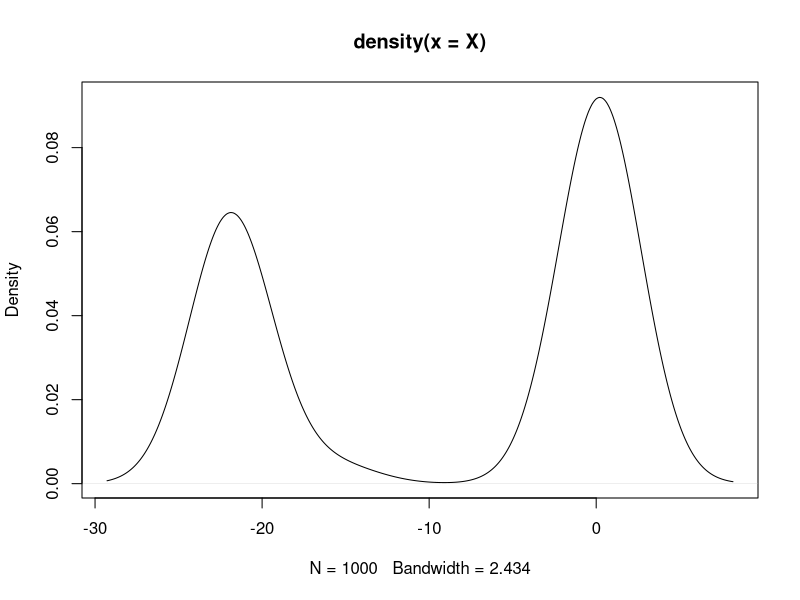

This figure's R source:
# make n draws from G ~ DP(alpha, H)
# where alpha is [0.05, 0.5, 1] and H ~ Normal(0, 1)
rdp <- function(n, alpha=1, H=rnorm, k=1000, ...) {

    # beta_k ~ Beta(1, alpha)
    beta.k <- rbeta(k, 1, alpha)
    
    # pi_k = beta_k prod_1^{k-1} (1-beta_t)
    pi.k <- numeric(k)
    pi.k[1] <- beta.k[1]
    for (j in 2:k) {
        pi.k[j] <- beta.k[j] * prod(1-beta.k[1:(j-1)])
    }

    # theta_k^* ~ H
    theta.star.k <- H(k, ...)

    # G = sum_1^{infty} pi_k delta_{theta_k^*}
    G <- sample(theta.star.k, prob=pi.k, replace=TRUE)

    return(G)
}

X <- rdp(1000, mean=5, sd=20)
plot(density(X))
